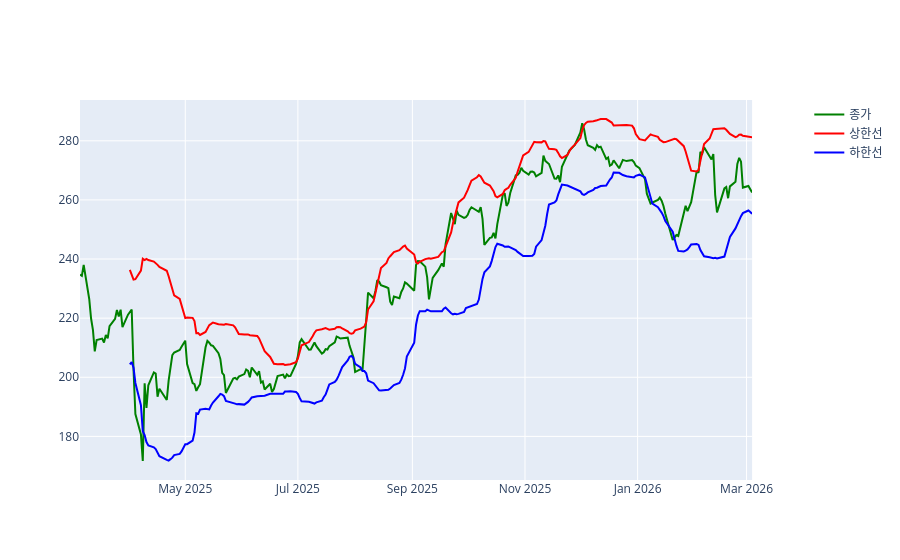

Notebook source saved alongside this figure:
### Code cell
# 주식 그래프 그리기 
import plotly.graph_objects as go
from plotly.subplots import make_subplots

fig = make_subplots(specs=[[{"secondary_y": True}]])
fig.add_trace(go.Scatter(x=df['Date'], y=df['Close'], mode='lines', name='종가', line_color="green"), secondary_y=False)

fig.add_trace(go.Scatter(x=df['Date'], y=df['bollinger_up'], mode='lines', name='상한선', line_color="red"), secondary_y=False)
fig.add_trace(go.Scatter(x=df['Date'], y=df['bollinger_down'], mode='lines', name='하한선', line_color="blue"), secondary_y=False)

fig.update_layout(xaxis_rangeslider_visible=False)
fig.show()

### Figure 1 — Plotly figure (JSON) as saved in the notebook; plotly's stock layout.template omitted (floating-point values rounded to 4 significant figures; data arrays with more than 128 entries replaced by an {"elided": "..."} marker saying what was removed)
{"data": [{"line": {"color": "green"}, "mode": "lines", "name": "종가", "type": "scatter", "x": {"elided": "251 str values"}, "xaxis": "x", "y": {"elided": "251 float values"}, "yaxis": "y"}, {"line": {"color": "red"}, "mode": "lines", "name": "상한선", "type": "scatter", "x": {"elided": "251 str values"}, "xaxis": "x", "y": {"elided": "251 float values"}, "yaxis": "y"}, {"line": {"color": "blue"}, "mode": "lines", "name": "하한선", "type": "scatter", "x": {"elided": "251 str values"}, "xaxis": "x", "y": {"elided": "251 float values"}, "yaxis": "y"}], "layout": {"xaxis": {"anchor": "y", "domain": [0, 0.94], "rangeslider": {"visible": false}}, "yaxis": {"anchor": "x", "domain": [0, 1]}, "yaxis2": {"anchor": "x", "overlaying": "y", "side": "right"}}}
